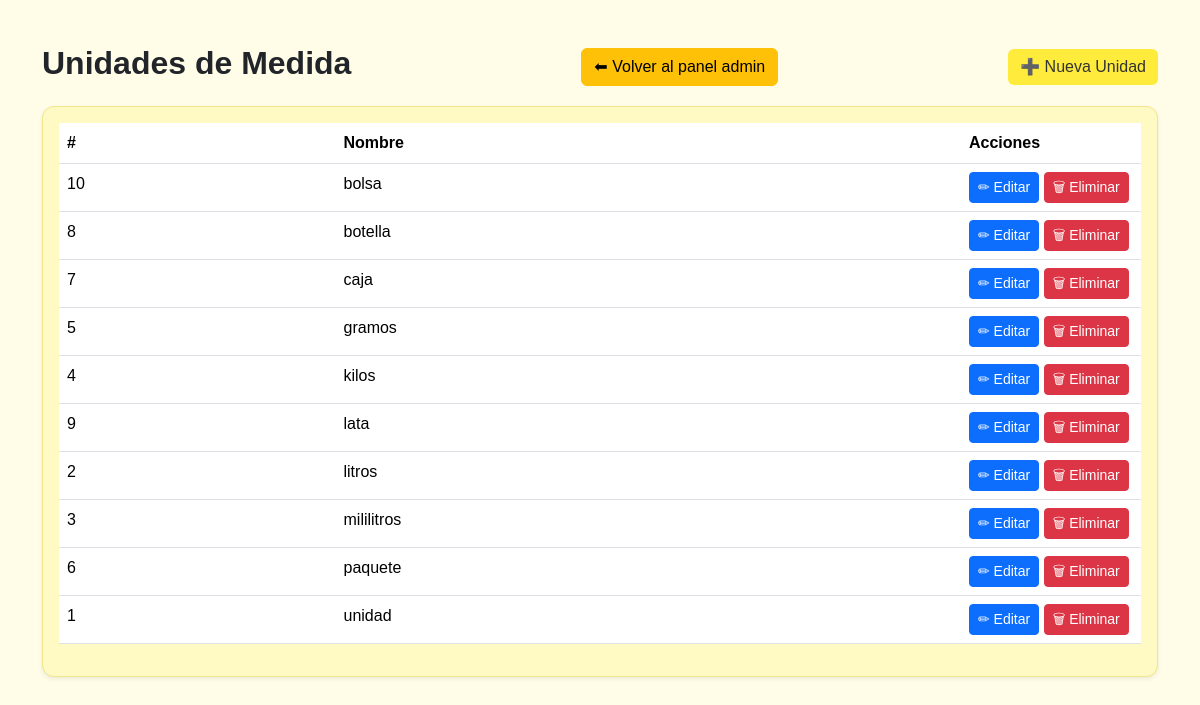
/tienda_la_ventanita-mvc/index.php?action=unidades (signed in), run on the app's committed database.
### tables this page shows
CREATE TABLE `unidad_medida` (
  `idUnidad` int(11) NOT NULL,
  `nombre` varchar(20) DEFAULT NULL
);

### tienda_la_ventanita-mvc/Controllers/UnidadController.php (called while the page is built, shortened)
<?php
require_once './Model/UnidadModel.php';
class UnidadController {
    private $model;
    public function __construct(){
        $database = new Database();
        $db = $database->getConnection();
        $this->model = new UnidadModel($db);
    }
    public function index() {
        $unidades = $this->model->listar();
        require './Views/unidades/listar.php';
    }
}

### tienda_la_ventanita-mvc/Model/UnidadModel.php (called while the page is built, shortened)
<?php
class UnidadModel {
    private $conn;
    public function __construct($db){
        $this->conn = $db;
    }
    public function listar(){
        $sql = "SELECT *
                FROM unidad_medida
                ORDER BY nombre ASC";
        return $this->conn
            ->query($sql)
            ->fetchAll(PDO::FETCH_ASSOC);
    }
}

### tienda_la_ventanita-mvc/Views/unidades/listar.php (the view, shortened to what this page needs)
<!DOCTYPE html>
<html lang="es">
<head>
<link href="https://cdn.jsdelivr.net/npm/bootstrap@5.3.3/dist/css/bootstrap.min.css" rel="stylesheet">
<link rel="stylesheet" href="Views/css/styles.css">
</head>
<body>
<div class="container mt-4">
    <div class="d-flex justify-content-between align-items-center mb-3">
        <h2 class="fw-bold">Unidades de Medida</h2>
        <a href="index.php?action=dashboard" class="btn btn-warning">
            ⬅ Volver al panel admin
        </a>
        <a href="index.php?action=crearUnidad" class="btn btn-custom">
            ➕ Nueva Unidad
        </a>
    </div>
    <div class="card card-custom p-3 shadow-sm">
        <table class="table table-hover">
            <thead style="background:#fdd835;">
                <tr>
                    <th>#</th>
                    <th>Nombre</th>
                    <th width="180">Acciones</th>
                </tr>
            </thead>
            <tbody>
            <?php foreach($unidades as $u): ?>
                <tr>
                    <td><?= $u['idUnidad'] ?></td>
                    <td><?= $u['nombre'] ?></td>
                    <td>
                        <a href="index.php?action=editarUnidad&id=<?= $u['idUnidad'] ?>"
                           class="btn btn-primary btn-sm">
                           ✏ Editar
                        </a>
                        <a href="index.php?action=eliminarUnidad&id=<?= $u['idUnidad'] ?>"
                           class="btn btn-danger btn-sm"
                           onclick="return confirm('¿Eliminar unidad?')">
                           🗑 Eliminar
                        </a>
                    </td>
                </tr>
            <?php endforeach; ?>
            </tbody>
        </table>
    </div>
</div>
</body>
</html>

### tienda_la_ventanita-mvc/Views/css/styles.css (style rules this page uses)
body { background: #FFF8ED; font-family: "Poppins", sans-serif; padding: 20px; }
body { background: #fffde7; }
.card-custom { background: #fff9c4; border-radius: 12px; border: 1px solid #f0e68c; }
.table thead { background: #fdd835; color: #333; }
.btn-custom { background: #ffeb3b; color: #333; border: none; }
.btn-custom { background: #ffeb3b; color: #333; }

### data on the page
unidad_medida: idUnidad "10", nombre "bolsa"
unidad_medida: idUnidad "8", nombre "botella"
unidad_medida: idUnidad "7", nombre "caja"
unidad_medida: idUnidad "5", nombre "gramos"
unidad_medida: idUnidad "4", nombre "kilos"
unidad_medida: idUnidad "9", nombre "lata"
unidad_medida: idUnidad "2", nombre "litros"
unidad_medida: idUnidad "3", nombre "mililitros"
unidad_medida: idUnidad "6", nombre "paquete"
unidad_medida: idUnidad "1", nombre "unidad"
